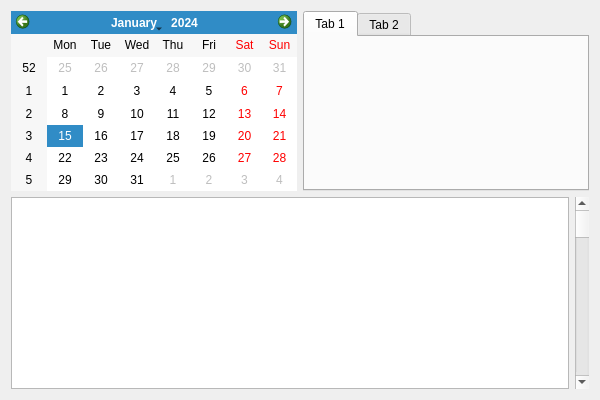
<?xml version="1.0" encoding="UTF-8"?>
<ui version="4.0">
 <class>SP_qt</class>
 <widget class="QWidget" name="SP_qt">
  <property name="geometry">
   <rect>
    <x>0</x>
    <y>0</y>
    <width>600</width>
    <height>400</height>
   </rect>
  </property>
  <property name="windowTitle">
   <string>SP_qt</string>
  </property>
  <layout class="QVBoxLayout" name="verticalLayout">
   <item>
    <layout class="QHBoxLayout" name="horizontalLayout">
     <item>
      <widget class="QCalendarWidget" name="calendarWidget"/>
     </item>
     <item>
      <widget class="QTabWidget" name="tabWidget">
       <widget class="QWidget" name="tab">
        <attribute name="title">
         <string>Tab 1</string>
        </attribute>
       </widget>
       <widget class="QWidget" name="tab_2">
        <attribute name="title">
         <string>Tab 2</string>
        </attribute>
       </widget>
      </widget>
     </item>
    </layout>
   </item>
   <item>
    <layout class="QHBoxLayout" name="horizontalLayout_2">
     <item>
      <widget class="QTableWidget" name="tableWidget"/>
     </item>
     <item>
      <widget class="QScrollBar" name="verticalScrollBar">
       <property name="orientation">
        <enum>Qt::Vertical</enum>
       </property>
      </widget>
     </item>
    </layout>
   </item>
  </layout>
 </widget>
 <layoutdefault spacing="6" margin="11"/>
 <resources/>
 <connections/>
</ui>
